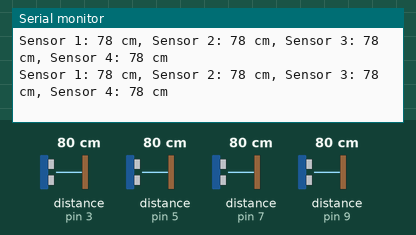
Recording of a sketch running on a simulated Arduino Uno, built with avr-gcc and run on an emulated ATmega328P. Shown: the last lines printed to the serial monitor. Wiring (inferred from the names in the program): 4 × ultrasonic range finder: trigger pin 2, echo pin 3 / trigger pin 4, echo pin 5 / trigger pin 6, echo pin 7 / trigger pin 8, echo pin 9. The inputs (shaded band) are chosen by the test bench; at power-on: distance to the obstacle (sensors on pin 3, pin 5, pin 7, pin 9) 80 cm. The echo pulse lasts 58.3 µs per cm.

Above: at 1.3 s.
1.4 s: distance to the obstacle (sensor on pin 3) set to 2 cm
At 2.0 s:
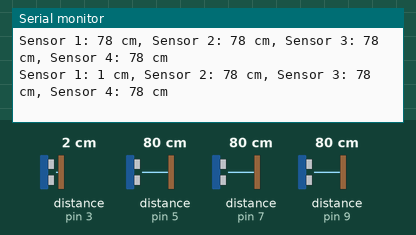
2.9 s: distance to the obstacle (sensor on pin 5) set to 2 cm
At 3.6 s:
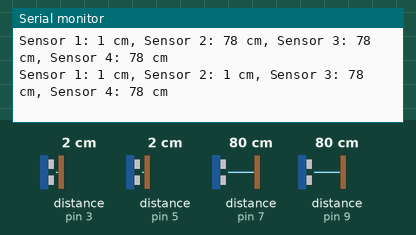
4.4 s: distance to the obstacle (sensor on pin 7) set to 2 cm
At 5.0 s:
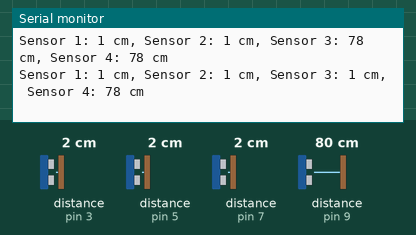
5.9 s: distance to the obstacle (sensor on pin 9) set to 2 cm
At 6.6 s:
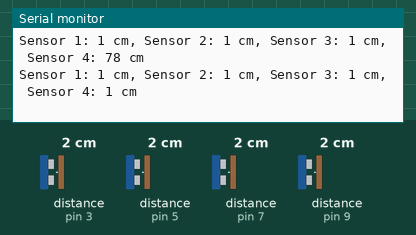
7.4 s: distance to the obstacle (sensor on pin 3) set to 4 cm
At 8.1 s:
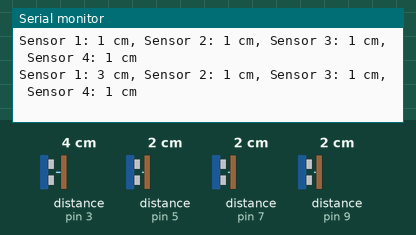
8.9 s: distance to the obstacle (sensor on pin 5) set to 4 cm
At 9.6 s:
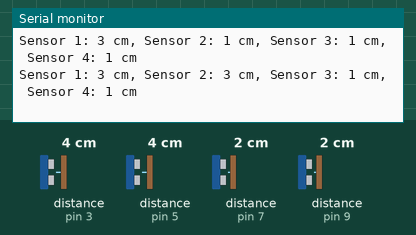
Timing chart, 0 to 11.4 s (numbered marks = the images above; inputs shaded):
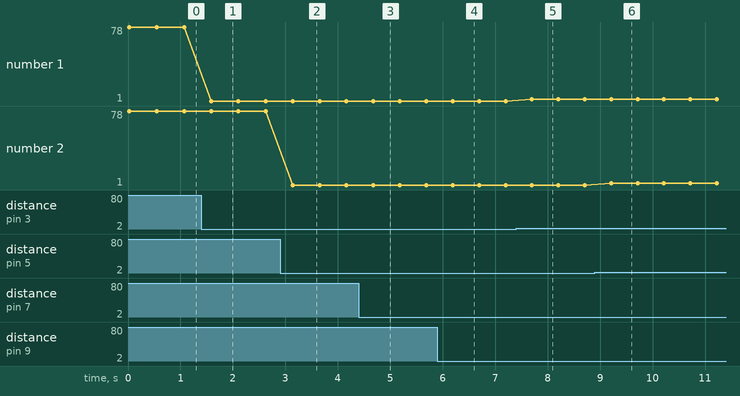

The sketch:

HC-SR04.ino
```cpp
const int ultraPins[] = {2, 3, 4, 5, 6, 7, 8, 9};  // Trig, Echo, Trig, Echo, Trig, Echo, Trig, Echo

long distances[4];

void setup() {
  Serial.begin(9600);

  for (int i = 0; i < 8; i += 2) {
    pinMode(ultraPins[i], OUTPUT);    // Trig pins
    pinMode(ultraPins[i + 1], INPUT); // Echo pins
  }
}

void loop() {
  for (int i = 0; i < 4; i++) {
    int trigPin = ultraPins[i * 2];
    int echoPin = ultraPins[i * 2 + 1];
    distances[i] = ultraSensorRead(trigPin, echoPin);
  }

  Serial.print("Sensor 1: ");
  Serial.print(distances[0]);
  Serial.print(" cm, Sensor 2: ");
  Serial.print(distances[1]);
  Serial.print(" cm, Sensor 3: ");
  Serial.print(distances[2]);
  Serial.print(" cm, Sensor 4: ");
  Serial.print(distances[3]);
  Serial.println(" cm");

  delay(500);
}

long ultraSensorRead(int trigPin, int echoPin) {
  digitalWrite(trigPin, LOW);
  delayMicroseconds(2);
  digitalWrite(trigPin, HIGH);
  delayMicroseconds(10);
  digitalWrite(trigPin, LOW);

  long duration = pulseIn(echoPin, HIGH);

  long distance = duration * 0.034 / 2;

  return distance;
}
```

Measured:
- after the input at 1.4 s, the serial monitor: prints a new line after 0.19 s (image 1)
- after the input at 2.9 s, the serial monitor: prints a new line after 0.24 s (image 2)
- after the input at 4.4 s, the serial monitor: prints a new line after 0.27 s (image 3)
- after the input at 5.9 s, the serial monitor: prints a new line after 0.29 s (image 4)
- after the input at 7.4 s, the serial monitor: prints a new line after 0.30 s (image 5)
- after the input at 8.9 s, the serial monitor: prints a new line after 0.31 s (image 6)
